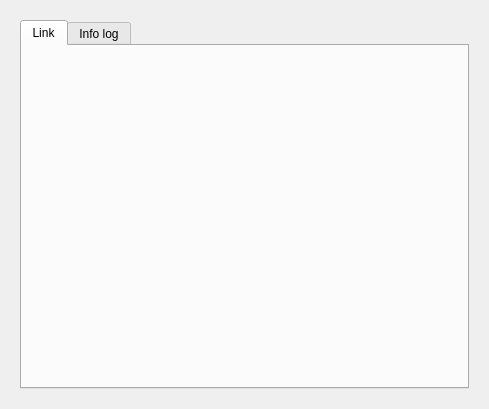
<?xml version="1.0" encoding="UTF-8"?>
<ui version="4.0">
 <class>dlg_connect_link</class>
 <widget class="QDialog" name="dlg_connect_link">
  <property name="geometry">
   <rect>
    <x>0</x>
    <y>0</y>
    <width>489</width>
    <height>409</height>
   </rect>
  </property>
  <property name="minimumSize">
   <size>
    <width>489</width>
    <height>400</height>
   </size>
  </property>
  <property name="maximumSize">
   <size>
    <width>16777215</width>
    <height>608</height>
   </size>
  </property>
  <property name="windowTitle">
   <string>Connect to network</string>
  </property>
  <layout class="QGridLayout" name="gridLayout">
   <item row="0" column="0">
    <widget class="QWidget" name="centralwidget" native="true">
     <property name="minimumSize">
      <size>
       <width>319</width>
       <height>0</height>
      </size>
     </property>
     <layout class="QGridLayout" name="gridLayout_2">
      <item row="0" column="0">
       <widget class="QTabWidget" name="mainTab">
        <property name="currentIndex">
         <number>0</number>
        </property>
        <widget class="QWidget" name="tab_connect">
         <property name="minimumSize">
          <size>
           <width>387</width>
           <height>0</height>
          </size>
         </property>
         <attribute name="title">
          <string>Link</string>
         </attribute>
         <layout class="QVBoxLayout" name="verticalLayout_6">
          <item>
           <layout class="QGridLayout" name="lyt_connect_link_1"/>
          </item>
          <item>
           <layout class="QGridLayout" name="lyt_connect_link_2"/>
          </item>
          <item>
           <layout class="QGridLayout" name="lyt_connect_link_3">
            <property name="topMargin">
             <number>0</number>
            </property>
           </layout>
          </item>
         </layout>
        </widget>
        <widget class="QWidget" name="tab_infolog">
         <property name="enabled">
          <bool>true</bool>
         </property>
         <attribute name="title">
          <string>Info log</string>
         </attribute>
         <layout class="QGridLayout" name="gridLayout_4">
          <item row="0" column="0">
           <widget class="QTextEdit" name="tab_log_txt_infolog"/>
          </item>
         </layout>
        </widget>
       </widget>
      </item>
      <item row="1" column="0">
       <layout class="QGridLayout" name="lyt_buttons">
        <property name="topMargin">
         <number>0</number>
        </property>
       </layout>
      </item>
     </layout>
    </widget>
   </item>
  </layout>
 </widget>
 <resources/>
 <connections/>
</ui>
